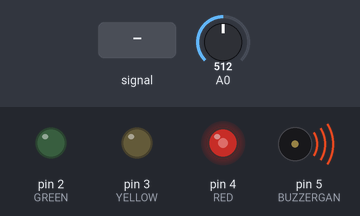
Recording of a sketch running on a simulated Arduino Uno, built with avr-gcc and run on an emulated ATmega328P. Shown: output pins drawn as LEDs (lit = HIGH), buzzer (waves = sounding). The test bench sets the inputs (shaded band); at power-on: A0 = 512. Pins used as bus, display or sensor lines are not drawn.

Above: at 1.2 s.
1.3 s: A0 fed a 200 Hz sine of ±460 counts around its level
At 1.62 s:
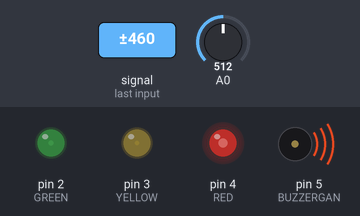
4.3 s: A0 set to 100
At 5.1 s:
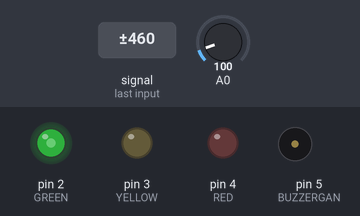
5.8 s: A0 set to 116
At 6.7 s:
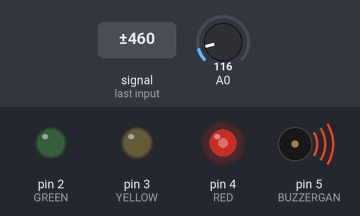
7.3 s: A0 fed a 200 Hz sine of ±81 counts around its level
At 8.5 s:
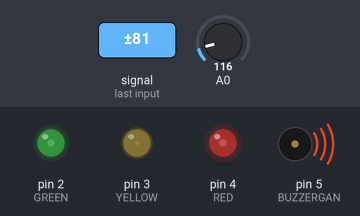
8.8 s: A0 set to 89
At 10.0 s:
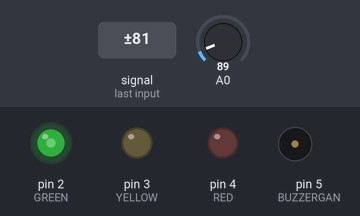
10.3 s: A0 fed a 200 Hz sine of ±81 counts around its level
At 10.9 s:
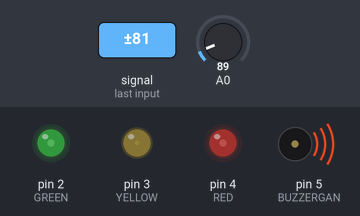
Timing chart, 0 to 12.8 s (numbered marks = the images above; inputs shaded):
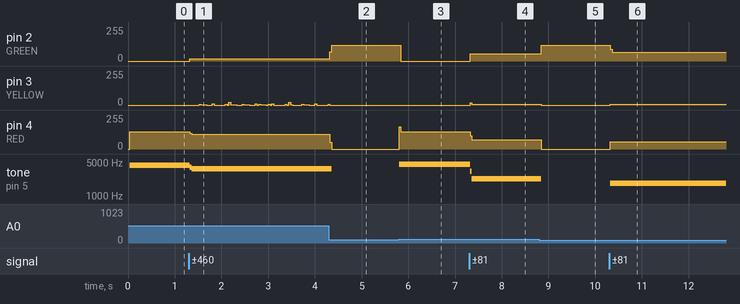

The sketch:

gas_sensor1.ino
```cpp
#define RED 4
#define YELLOW 3
#define GREEN 2
#define BUZZERGAN 5


void setup(){
  for (int i=2;i<6;i++){

  	pinMode(i,OUTPUT);
    Serial.begin(9600);
  }

}
void loop(){
  for (int i=2;i <6;i++){

  	digitalWrite(i,0);
  }

  status_indicator();

}

void status_indicator(){

int sensor_in = analogRead(A0);
  if (sensor_in >= 110 )
  {
  	digitalWrite(RED, 1);
    digitalWrite(BUZZERGAN,1);

  }
  else if (sensor_in>= 90 && sensor_in <=99)
  {

  	digitalWrite(YELLOW,1);

  }
  else
  {
  	digitalWrite(GREEN,1);

  }
  delayMicroseconds(100);


}
```

Measured:
- the behaviour switches between 109 and 110 on A0 (found by bisection; images 2 and 3)
- after the input at 4.3 s, pin 2 (GREEN): 16/255 → 118/255 at once; pin 3 (YELLOW): goes on until 4.3 s, then stays 0/255; pin 4 (RED): 109/255 → 0/255 at once; tone on pin 5 (BUZZERGAN): 3593 Hz → silent after 0.06 s
- after the input at 5.8 s, pin 2 (GREEN): 118/255 → 0/255 at once; pin 4 (RED): 0/255 → 129/255 at once; tone on pin 5 (BUZZERGAN): silent → 4532 Hz at once
- after the input at 7.3 s, pin 2 (GREEN): 0/255 → 54/255 at once; pin 3 (YELLOW): 0/255 → 4/255 at once; pin 4 (RED): 129/255 → 68/255 at once; tone on pin 5 (BUZZERGAN): 4532 Hz → 3247 Hz at once, → 2264 Hz 0.04 s later
- after the input at 8.8 s, pin 2 (GREEN): 54/255 → 118/255 at once; pin 3 (YELLOW): 4/255 → 0/255 at once; pin 4 (RED): 68/255 → 0/255 at once; tone on pin 5 (BUZZERGAN): 2264 Hz → silent at once
- after the input at 10.3 s, pin 2 (GREEN): 118/255 → 64/255 at once; pin 3 (YELLOW): 0/255 → 7/255 at once; pin 4 (RED): 0/255 → 56/255 at once; tone on pin 5 (BUZZERGAN): silent → 1838 Hz at once
